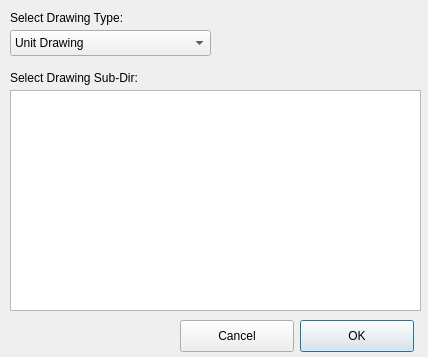
<?xml version="1.0" encoding="UTF-8"?>
<ui version="4.0">
 <class>CopyTemplates</class>
 <widget class="QDialog" name="CopyTemplates">
  <property name="geometry">
   <rect>
    <x>0</x>
    <y>0</y>
    <width>428</width>
    <height>357</height>
   </rect>
  </property>
  <property name="sizePolicy">
   <sizepolicy hsizetype="Fixed" vsizetype="Fixed">
    <horstretch>0</horstretch>
    <verstretch>0</verstretch>
   </sizepolicy>
  </property>
  <property name="minimumSize">
   <size>
    <width>428</width>
    <height>357</height>
   </size>
  </property>
  <property name="maximumSize">
   <size>
    <width>428</width>
    <height>357</height>
   </size>
  </property>
  <property name="windowTitle">
   <string>Copy Templates</string>
  </property>
  <widget class="QLabel" name="label">
   <property name="geometry">
    <rect>
     <x>10</x>
     <y>10</y>
     <width>171</width>
     <height>16</height>
    </rect>
   </property>
   <property name="text">
    <string>Select Drawing Type:</string>
   </property>
  </widget>
  <widget class="QComboBox" name="cbDrawingType">
   <property name="geometry">
    <rect>
     <x>10</x>
     <y>30</y>
     <width>201</width>
     <height>26</height>
    </rect>
   </property>
   <property name="currentIndex">
    <number>0</number>
   </property>
   <item>
    <property name="text">
     <string>Unit Drawing</string>
    </property>
   </item>
   <item>
    <property name="text">
     <string>Wafer Drawing</string>
    </property>
   </item>
  </widget>
  <widget class="QLabel" name="label_2">
   <property name="geometry">
    <rect>
     <x>10</x>
     <y>70</y>
     <width>171</width>
     <height>16</height>
    </rect>
   </property>
   <property name="text">
    <string>Select Drawing Sub-Dir:</string>
   </property>
  </widget>
  <widget class="QPushButton" name="btnOK">
   <property name="geometry">
    <rect>
     <x>300</x>
     <y>320</y>
     <width>114</width>
     <height>32</height>
    </rect>
   </property>
   <property name="text">
    <string>OK</string>
   </property>
   <property name="default">
    <bool>true</bool>
   </property>
  </widget>
  <widget class="QPushButton" name="btnCancel">
   <property name="geometry">
    <rect>
     <x>180</x>
     <y>320</y>
     <width>114</width>
     <height>32</height>
    </rect>
   </property>
   <property name="text">
    <string>Cancel</string>
   </property>
  </widget>
  <widget class="QListWidget" name="lstSubDirs">
   <property name="geometry">
    <rect>
     <x>10</x>
     <y>90</y>
     <width>411</width>
     <height>221</height>
    </rect>
   </property>
  </widget>
 </widget>
 <tabstops>
  <tabstop>cbDrawingType</tabstop>
  <tabstop>lstSubDirs</tabstop>
  <tabstop>btnOK</tabstop>
  <tabstop>btnCancel</tabstop>
 </tabstops>
 <resources/>
 <connections/>
</ui>
